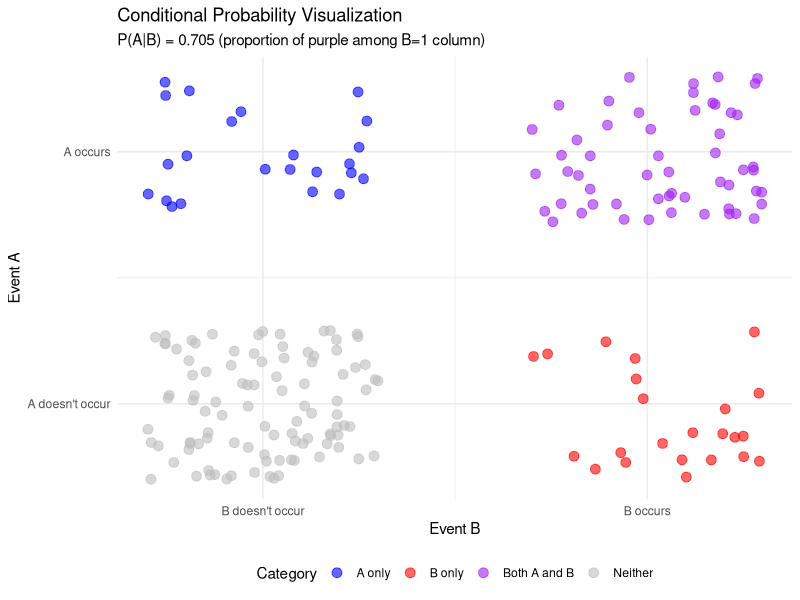
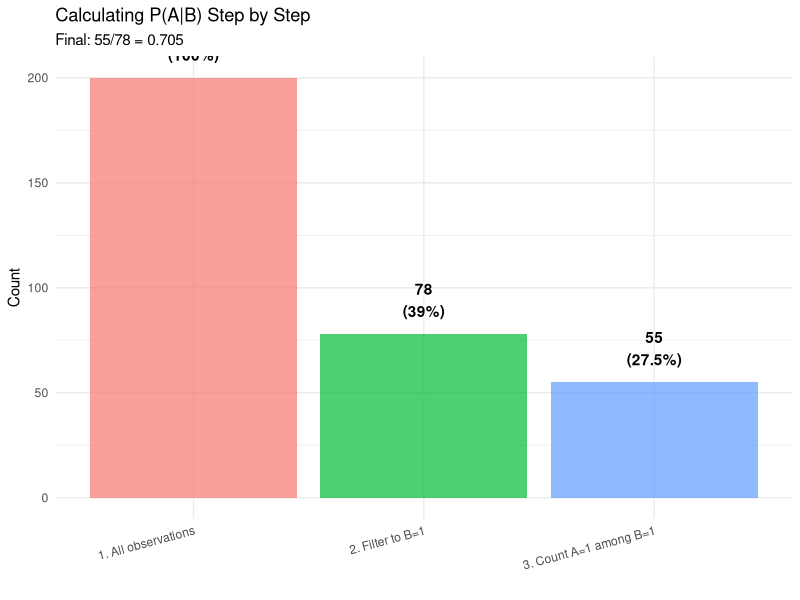
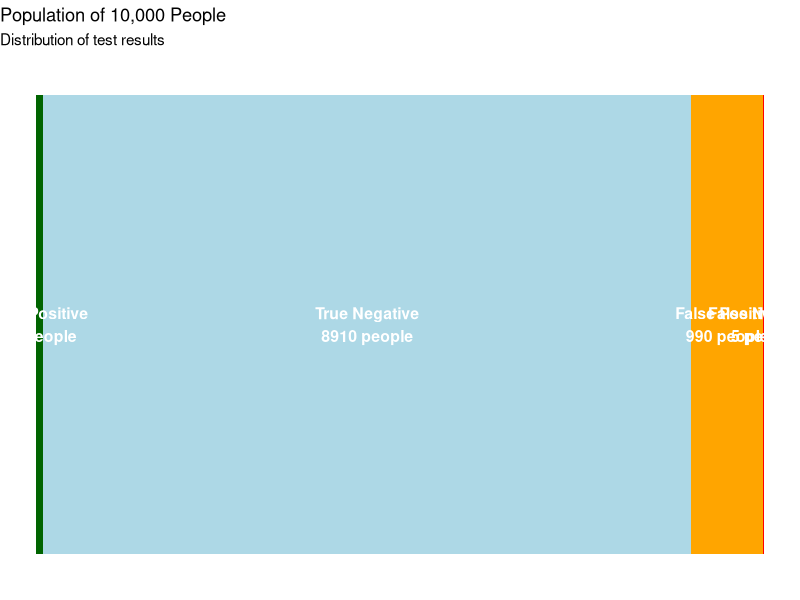

Recreate these plots in R, in order.
cat("Bayes theorem")

cat("The Core Idea: Bayes' Theorem

Bayes' Theorem is the mathematical backbone of Bayesian statistics. 

It shows how to calculate the Posterior Probability (the new, updated belief) using three components: 

the Prior, 
the Likelihood
the Evidence.

Let H be our hypothesis (e.g., 'It will be good weather') 

and D be the data/evidence we observe (e.g., 'Wind and Sun'). 

The formula is:

P(H | D) = P(D | H) * P(H) / P(D)

Term,Name,Meaning in the Weather Example

P(H,D),Posterior

P(H),Prior : The initial, pre-existing probability of Good Weather before looking outside. (Your starting belief)

P(D,H),Likelihood

P(D),Evidence : The overall probability of observing Wind and Sun (regardless of whether the weather is good or bad).

")

cat("

| Term        | Name                               | Meaning in the Weather Example                                                            
| :---------- | :--------------------------------  | ----------------------------------------------------------------------------------------|
| (P(H | D))  | Posterior                          | The probability of good weather *after* observing wind and sun. (Updated belief)          
| (P(H))      | Prior                              | The probability of good weather *before* seeing any evidence. (Starting belief)      
| (P(D | H))  | Likelihood (conditional likelihood)| The probability of observing wind and sun *if* the weather is good.                       
| (P(D))      | Evidence (marginal likelihood)     | The overall probability of observing wind and sun, under all possible weather conditions. 

")

# P(D) : It’s the MARGINAL PROBABILITY of the data, integrating/summing over all hypotheses or models.

# P(D | H) : It's a CONDITIONAL PROBABILITY
# and in the context of Bayesian inference, it’s called the Likelihood 
# (or more precisely, the Conditional Likelihood of the data given the hypothesis).

# Mathematically, 
# P(D∣H) is a conditional probability, but conceptually, we reinterpret it as a function of the hypothesis (H) for fixed data (D).


cat("

POSTERIOR = LIKELIHOOD * PRIOR / EVIDENCE

")

cat("

You can think of PRIOR as the kind of EDUCATED GUESS (or belief) before you see any new data.

So yes — it’s like your initial guess, but ideally it’s not random:

It’s based on previous knowledge, experience, or historical data.

It encodes your expectation about what’s likely to be true.

The prior is your starting belief — a kind of SMART GUESS about what’s true, before seeing any new evidence.

The posterior is what you believe after combining your prior with real data.

")


cat("

🌤 Example: Weather

If you live in a sunny city like San Diego:

🔹 Before looking outside, you might believe there’s an 80% chance of good weather → 

P(H) = 0.8 : that’s your prior belief, based on past experience.

If you live somewhere rainy like London:

P(H) = 0.3 (only a 30% chance of good weather).

Same idea - different prior, based on what you already know.

🔹 After you see new data

Once you look outside and see wind and sun (your data), you update your belief using Bayes’ Theorem to get the posterior.

")

cat("

Example Scenario: Predicting “Good Weather”

Let’s define:

𝐻1 : “The weather is good”

𝐻0 : “The weather is bad”

You want to estimate 

𝑃(Good weather ∣ sunny and not windy)

P(Bad weather ∣ sunny and not windy).

")

print("Case A: Evidence = “sunny and calm”")

cat("

Step 1 — Prior belief

From past experience:

P(Good weather) = 0.6  (60% prior chance of good weather)
P(Bad weather)  = 0.4  (40% prior chance of bad weather) 

Step 2 — Likelihood (how evidence behaves under each hypothesis)

From meteorological data:

P(sunny and calm∣Good weather) = 0.8  # if the day is actually a “good” day, 80% of those days show sunny+calm.

P(sunny and calm∣Bad weather)  = 0.2  # if the day is “bad”, still 20% of those days happen to be sunny+calm.

")

cat("

Step 3 — Evidence probability : Compute P(sunny and calm)

The probability of seeing “sunny and calm” on any given day is:

P(sunny and calm) = 0.8 × 0.6 + 0.2 × 0.4 = 0.48 + 0.08 = 0.56

Interpretation: before knowing whether the day is good or bad, the overall chance of seeing “sunny and calm” is 56%.

")

cat("

Step 4 — Posterior belief (update your belief)

Now apply Bayes’ rule:

P(Good weather∣sunny and calm) = P(sunny and calm∣Good weather) P(Good weather) /P(sunny and calm) =

                               = 0.8 × 0.6 / 0.56 = 0.48 / 0.56 ≈ 0.857
	
✅ Interpretation: after observing sunny+calm, your belief that it is a “good” day rises from 0.60 to ≈0.857 (≈85.7%).

")

print("Case B: Evidence = “rainy and windy”")

cat("

Case B : If the evidence were opposite (rain + wind)

Let’s say:

P(rainy and windy∣Good weather) = 0.1

P(rainy and windy∣Bad weather) = 0.7

Compute again:

P(rainy and windy) = 0.1 × 0.6 + 0.7 × 0.4 = 0.06 + 0.28 = 0.34

Then:

P(Good weather∣rainy and windy)= 0.1 × 0.6 / 0.34 = 0.06 / 0.34 ≈ 0.176

✅ Interpretation:

If it’s rainy and windy, your belief in good weather drops from 60% to ~18%.

")

cat("

In plain words :

“If 60% of the time the weather is good (and on those days 80% are sunny and calm), 
and 40% of the time it’s bad (but 20% of those are still sunny and calm), 
then overall there’s a 56% chance that any given day is sunny and calm.”

This step is crucial in Bayesian inference because it gives the denominator in Bayes’ formula:

P(H∣D) = P(D∣H) P(H) /  P(D) 
	
P(D) = 0.56 — the normalizing constant that ensures all posterior probabilities sum to 1.

")

cat("

| Hypothesis (H)      | Evidence (D)  | Expression for Conditional Likelihood | Example Value | Interpretation                                                  
| :------------------ | :------------ | :------------------------------------ | :------------ | :---------------------------------------------------------------
| (H_1): Good weather | sunny & calm  | (P(D | H_1) = 0.8)                 | 0.8           | If the day is *actually* good, 80% of those days are sunny and calm.
| (H_0): Bad weather  | sunny & calm  | (P(D | H_0) = 0.2)                 | 0.2           | If the day is bad, 20% of those days are still sunny and calm.      
| (H_1): Good weather | rainy & windy | (P(D | H_1) = 0.1)                 | 0.1           | On good-weather days, 10% are rainy and windy.                      
| (H_0): Bad weather  | rainy & windy | (P(D | H_0) = 0.7)                 | 0.7           | On bad-weather days, 70% are rainy and windy.                       

")



# We observe 10 days of weather with two recorded features:

# Weather (H): "Good" or "Bad"
# Condition (D): "SunnyCalm" or "RainyWindy"

# Example dataset: observed 10 days
weather_df <- data.frame(
  Weather   = c("Good","Good","Bad","Good","Bad","Good","Bad","Good","Bad","Good"),
  Condition = c("SunnyCalm","SunnyCalm","RainyWindy","SunnyCalm",
                "RainyWindy","RainyWindy","SunnyCalm","SunnyCalm",
                "RainyWindy","RainyWindy")
)

print(weather_df)

# Create contingency table
tbl <- table(weather_df$Condition, weather_df$Weather)
print(tbl)

cond_probs <- prop.table(tbl, margin = 2)  # margin=2 → condition on columns (Weather)
print(cond_probs)

# ? prop.table
# Returns conditional proportions given margins, i.e. entries of x, divided by the appropriate marginal sums. 

# margin 	
# A vector giving the margins to split by. E.g., 
# 1 indicates rows, 
# 2 indicates columns, 
# c(1, 2) indicates rows and columns. 

P_D_given_Good <- cond_probs["SunnyCalm", "Good"]
P_D_given_Bad  <- cond_probs["SunnyCalm", "Bad"]

print(P_D_given_Good)
print(P_D_given_Bad)

# 3) Priors P(H)

priors <- prop.table(table(weather_df$Weather))
print(priors)

P_Good <- priors["Good"]
P_Bad  <- priors["Bad"]

# 4) Posterior for D = "SunnyCalm" via Bayes

print(P_Good)
print(P_Bad)

P_Good_given_D <- (P_D_given_Good * P_Good) / ((P_D_given_Good * P_Good) + (P_D_given_Bad * P_Bad))

cat("Posterior P(Good | SunnyCalm) =", round(P_Good_given_D, 3), "\n")



cat("CONDITIONAL PROBABILITY")

library(tidyverse)
library(ggplot2)

# Create a visual example
set.seed(789)
n <- 200

visual_data <- tibble(
  id = 1:n,
  event_B = rbinom(n, 1, 0.4),  # B occurs 40% of time
  event_A = case_when(
    event_B == 1 ~ rbinom(n, 1, 0.7),  # A occurs 70% when B occurs
    event_B == 0 ~ rbinom(n, 1, 0.2)   # A occurs 20% when B doesn't occur
  )
) %>%
  mutate(
    category = case_when(
      event_A == 1 & event_B == 1 ~ "Both A and B",
      event_A == 1 & event_B == 0 ~ "A only",
      event_A == 0 & event_B == 1 ~ "B only",
      event_A == 0 & event_B == 0 ~ "Neither"
    )
  )

# Count each category
counts <- visual_data %>% count(category)

# Calculate probabilities
p_B <- mean(visual_data$event_B)
p_A_and_B <- mean(visual_data$event_A == 1 & visual_data$event_B == 1)
p_A_given_B <- mean(visual_data$event_A[visual_data$event_B == 1])

cat("=== VISUAL UNDERSTANDING ===\n\n")
cat("Total observations:", n, "\n")
cat("Event B occurs:", sum(visual_data$event_B), "times (", 
    round(p_B * 100, 1), "%)\n", sep = "")
cat("A and B together:", sum(visual_data$event_A == 1 & visual_data$event_B == 1), 
    "times (", round(p_A_and_B * 100, 1), "%)\n\n", sep = "")

cat("CONDITIONAL PROBABILITY:\n")
cat("P(A | B) = P(A and B) / P(B)\n")
cat("         = ", round(p_A_and_B, 3), " / ", round(p_B, 3), "\n", sep = "")
cat("         = ", round(p_A_given_B, 3), "\n\n", sep = "")

cat("INTERPRETATION:\n")
cat("Out of the ", sum(visual_data$event_B), " times B occurred,\n", sep = "")
cat("A also occurred ", sum(visual_data$event_A == 1 & visual_data$event_B == 1), 
    " times\n", sep = "")
cat("So P(A|B) = ", sum(visual_data$event_A == 1 & visual_data$event_B == 1), "/", 
    sum(visual_data$event_B), " = ", round(p_A_given_B, 3), "\n\n", sep = "")

# Create Venn diagram style visualization
ggplot(visual_data, aes(x = event_B, y = event_A)) +
  geom_jitter(aes(color = category), width = 0.3, height = 0.3, 
              alpha = 0.6, size = 3) +
  scale_color_manual(values = c("Both A and B" = "purple",
                                "A only" = "blue",
                                "B only" = "red",
                                "Neither" = "gray")) +
  scale_x_continuous(breaks = c(0, 1), labels = c("B doesn't occur", "B occurs")) +
  scale_y_continuous(breaks = c(0, 1), labels = c("A doesn't occur", "A occurs")) +
  labs(title = "Conditional Probability Visualization",
       subtitle = paste0("P(A|B) = ", round(p_A_given_B, 3), 
                        " (proportion of purple among B=1 column)"),
       x = "Event B",
       y = "Event A",
       color = "Category") +
  theme_minimal() +
  theme(legend.position = "bottom")

# Bar chart showing the calculation
calc_data <- tibble(
  step = c("1. All observations", "2. Filter to B=1", "3. Count A=1 among B=1"),
  count = c(n, sum(visual_data$event_B), 
            sum(visual_data$event_A == 1 & visual_data$event_B == 1)),
  proportion = c(1, p_B, p_A_and_B)
)

ggplot(calc_data, aes(x = step, y = count, fill = step)) +
  geom_col(alpha = 0.7) +
  geom_text(aes(label = paste0(count, "\n(", round(proportion * 100, 1), "%)")), 
            vjust = -0.5, fontface = "bold") +
  labs(title = "Calculating P(A|B) Step by Step",
       subtitle = paste0("Final: ", sum(visual_data$event_A == 1 & visual_data$event_B == 1),
                        "/", sum(visual_data$event_B), " = ", round(p_A_given_B, 3)),
       y = "Count",
       x = "") +
  theme_minimal() +
  theme(legend.position = "none",
        axis.text.x = element_text(angle = 15, hjust = 1))





library(tidyverse)

cat("=== FROM CONDITIONAL PROBABILITY TO BAYES' THEOREM ===\n\n")

cat("We know:\n")
cat("P(A | B) = P(A ∩ B) / P(B)   ... (1)\n")
cat("P(B | A) = P(A ∩ B) / P(A)   ... (2)\n\n")

cat("From (1): P(A ∩ B) = P(A | B) × P(B)\n")
cat("From (2): P(A ∩ B) = P(B | A) × P(A)\n\n")

cat("Therefore: P(A | B) × P(B) = P(B | A) × P(A)\n\n")

cat("Rearranging: P(A | B) = [P(B | A) × P(A)] / P(B)\n\n")

cat("This is BAYES' THEOREM!\n\n")

# Example: Disease testing (again)
cat("=== EXAMPLE: DISEASE TESTING ===\n\n")

# Given information
p_disease <- 0.01  # P(Disease) = Prior
p_pos_given_disease <- 0.95  # P(Test+ | Disease) = Sensitivity
p_pos_given_no_disease <- 0.10  # P(Test+ | No Disease) = 1 - Specificity (FPR)

cat("GIVEN:\n")
cat("P(Disease) = ", p_disease, "\n", sep = "")
cat("P(Test+ | Disease) = ", p_pos_given_disease, "\n", sep = "")
cat("P(Test+ | No Disease) = ", p_pos_given_no_disease, "\n\n", sep = "")

cat("WANT:\n")
cat("P(Disease | Test+) = ?\n\n")

# Calculate using Bayes' theorem
# First need P(Test+) using law of total probability
p_pos <- p_pos_given_disease * p_disease + 
         p_pos_given_no_disease * (1 - p_disease)

cat("STEP 1: Calculate P(Test+) using law of total probability\n")
cat("P(Test+) = P(Test+|Disease)×P(Disease) + P(Test+|No Disease)×P(No Disease)\n")
cat("         = ", p_pos_given_disease, "×", p_disease, " + ", 
    p_pos_given_no_disease, "×", (1-p_disease), "\n", sep = "")
cat("         = ", round(p_pos, 4), "\n\n", sep = "")

# Apply Bayes' theorem
p_disease_given_pos <- (p_pos_given_disease * p_disease) / p_pos

cat("STEP 2: Apply Bayes' Theorem\n")
cat("P(Disease | Test+) = P(Test+ | Disease) × P(Disease) / P(Test+)\n")
cat("                   = ", p_pos_given_disease, " × ", p_disease, " / ", 
    round(p_pos, 4), "\n", sep = "")
cat("                   = ", round(p_disease_given_pos, 4), "\n\n", sep = "")

cat("ANSWER: P(Disease | Test+) = ", round(p_disease_given_pos * 100, 1), 
    "%\n\n", sep = "")

cat("Even with 95% sensitivity, only ", round(p_disease_given_pos * 100, 1), 
    "% of positive tests\n", sep = "")
cat("indicate actual disease because the disease is rare!\n")



# Given information

cat("

p_disease <- 0.01               # P(Disease) = Prior

p_pos_given_disease <- 0.95     # P(Test+ | Disease) = Sensitivity (TRUE POSITIVE RATE)

p_pos_given_no_disease <- 0.10  # P(Test+ | No Disease) = 1 - Specificity (FALSE POSITIVE RATE)

p_pos_given_no_disease <- 0.10  # P(Test+ | No Disease) = 1 - Specificity

This line defines the false positive rate, which is the complement of specificity:

Specificity = 1 − 𝑃 ( Test+ ∣ ¬ Disease)
= 1 − 0.10
= 0.90

So:

Specificity = 90%

This means 90% of healthy people correctly test negative.

10% of healthy people incorrectly test positive (false positives).

Sensitivity tells you how well the test detects disease (true positives).

Specificity tells you how well the test avoids false alarms (true negatives).

In Bayesian inference, both are used to calculate the posterior probability of disease given a positive test.

")

cat("Claude AI")

library(tidyverse)

cat("=== THE DISEASE TESTING PROBLEM ===\n\n")

# Given information
p_disease <- 0.01
p_healthy <- 1 - p_disease
sensitivity <- 0.95  # P(Test+ | Disease)
false_positive_rate <- 0.10  # P(Test+ | Healthy)

cat("GIVEN INFORMATION:\n")
cat("─────────────────\n")
cat("1. P(Disease) = 0.01 = 1%\n")
cat("   → Out of 100 people, 1 has the disease\n\n")

cat("2. P(Healthy) = 1 - 0.01 = 0.99 = 99%\n")
cat("   → Out of 100 people, 99 are healthy\n\n")

cat("3. P(Test+ | Disease) = 0.95 = 95%\n")
cat("   → If you HAVE the disease, test is positive 95% of the time\n")
cat("   → This is SENSITIVITY (TRUE POSITIVE RATE)\n\n")

cat("4. P(Test+ | Healthy) = 0.10 = 10%\n")
cat("   → If you're HEALTHY, test is STILL positive 10% of the time\n")
cat("   → This is FALSE POSITIVE rate\n\n")

cat("THE QUESTION:\n")
cat("─────────────\n")
cat("If someone tests positive, what's the probability they ACTUALLY have the disease?\n")
cat("In symbols: P(Disease | Test+) = ?\n\n")

library(tidyverse)

cat("=== STEP 1: LAW OF TOTAL PROBABILITY ===\n\n")

cat("There are TWO ways to get a positive test:\n\n")

cat("WAY 1: You HAVE disease AND test correctly identifies it\n")
cat("       P(Test+ AND Disease) = P(Test+ | Disease) × P(Disease)\n")
cat("                            = 0.95 × 0.01\n")

# Calculate
way1 <- 0.95 * 0.01
cat("                            = ", way1, "\n\n", sep = "")

cat("       Interpretation: ", way1 * 100, "% of ALL people are\n", sep = "")
cat("       both diseased AND test positive (TRUE POSITIVES)\n\n")

cat("WAY 2: You're HEALTHY but test gives false positive\n")
cat("       P(Test+ AND Healthy) = P(Test+ | Healthy) × P(Healthy)\n")
cat("       [Note: 'Healthy' = 'No Disease' = ¬Disease]\n")
cat("                            = 0.10 × 0.99\n")

# Calculate
way2 <- 0.10 * 0.99
cat("                            = ", way2, "\n\n", sep = "")

cat("       Interpretation: ", way2 * 100, "% of ALL people are\n", sep = "")
cat("       healthy BUT still test positive (FALSE POSITIVES)\n\n")

cat("TOTAL probability of testing positive:\n")
cat("P(Test+) = Way 1 + Way 2\n")
cat("         = ", way1, " + ", way2, "\n", sep = "")

p_test_positive <- way1 + way2
cat("         = ", p_test_positive, "\n\n", sep = "")

cat("This means ", round(p_test_positive * 100, 2), "% of ALL people test positive\n", sep = "")
cat("(whether they have the disease or not)\n\n")

# Visualize with a population
cat("=== CONCRETE EXAMPLE: 10,000 PEOPLE ===\n\n")

n_total <- 10000
n_diseased <- n_total * 0.01
n_healthy <- n_total * 0.99

cat("Total people:", n_total, "\n")
cat("├─ Diseased:", n_diseased, "people (1%)\n")
cat("└─ Healthy:", n_healthy, "people (99%)\n\n")

# Among diseased
n_diseased_test_pos <- n_diseased * 0.95
n_diseased_test_neg <- n_diseased * 0.05

cat("Among the", n_diseased, "diseased people:\n")
cat("├─ Test positive:", n_diseased_test_pos, "(95% of 100) ← TRUE POSITIVES\n")
cat("└─ Test negative:", n_diseased_test_neg, "(5% of 100)  ← FALSE NEGATIVES\n\n")

# Among healthy
n_healthy_test_pos <- n_healthy * 0.10
n_healthy_test_neg <- n_healthy * 0.90

cat("Among the", n_healthy, "healthy people:\n")
cat("├─ Test positive:", n_healthy_test_pos, "(10% of 9900) ← FALSE POSITIVES\n")
cat("└─ Test negative:", n_healthy_test_neg, "(90% of 9900) ← TRUE NEGATIVES\n\n")

# Total positives
n_total_positive <- n_diseased_test_pos + n_healthy_test_pos

cat("TOTAL people who test positive:\n")
cat("= ", n_diseased_test_pos, " (true positives) + ", 
    n_healthy_test_pos, " (false positives)\n", sep = "")
cat("= ", n_total_positive, " people\n\n", sep = "")

cat("Proportion who test positive:\n")
cat("= ", n_total_positive, " / ", n_total, "\n", sep = "")
cat("= ", n_total_positive / n_total, "\n", sep = "")
cat("= ", round((n_total_positive / n_total) * 100, 2), "%\n\n", sep = "")

cat("This matches our calculation: P(Test+) = ", p_test_positive, " ✓\n\n", sep = "")

# Create visualization
population_data <- tibble(
  status = c(rep("Diseased", n_diseased_test_pos),
             rep("Diseased", n_diseased_test_neg),
             rep("Healthy", n_healthy_test_pos),
             rep("Healthy", n_healthy_test_neg)),
  test_result = c(rep("Positive", n_diseased_test_pos),
                  rep("Negative", n_diseased_test_neg),
                  rep("Positive", n_healthy_test_pos),
                  rep("Negative", n_healthy_test_neg)),
  category = c(rep("True Positive", n_diseased_test_pos),
               rep("False Negative", n_diseased_test_neg),
               rep("False Positive", n_healthy_test_pos),
               rep("True Negative", n_healthy_test_neg))
)

# Count for visualization
counts <- population_data %>% count(category)

ggplot(counts, aes(x = "", y = n, fill = category)) +
  geom_col(width = 1) +
  geom_text(aes(label = paste0(category, "\n", n, " people")),
            position = position_stack(vjust = 0.5),
            color = "white", fontface = "bold", size = 4) +
  scale_fill_manual(values = c("True Positive" = "darkgreen",
                                "False Positive" = "orange",
                                "False Negative" = "red",
                                "True Negative" = "lightblue")) +
  labs(title = "Population of 10,000 People",
       subtitle = "Distribution of test results") +
  coord_flip() +
  theme_void() +
  theme(legend.position = "none")

library(tidyverse)

cat("=== STEP 2: BAYES' THEOREM ===\n\n")

cat("BAYES' THEOREM FORMULA:\n")
cat("─────────────────────────\n\n")

cat("P(Disease | Test+) = P(Test+ | Disease) × P(Disease)\n")
cat("                     ──────────────────────────────────\n")
cat("                              P(Test+)\n\n")

cat("In words:\n")
cat("Posterior = (Likelihood × Prior) / Evidence\n\n")

cat("COMPONENTS:\n")
cat("───────────\n\n")

# Numerator
cat("NUMERATOR (Joint Probability):\n")
cat("P(Test+ | Disease) × P(Disease)\n")
cat("= 0.95 × 0.01\n")

numerator <- 0.95 * 0.01
cat("= ", numerator, "\n\n", sep = "")

cat("This is the probability of BOTH:\n")
cat("- Having the disease AND\n")
cat("- Testing positive\n\n")

# Denominator
cat("DENOMINATOR (Total Probability of Test+):\n")
cat("P(Test+) = ", p_test_positive, " (from Step 1)\n\n", sep = "")

cat("This is the probability of testing positive\n")
cat("(regardless of whether you have disease or not)\n\n")

# Division
cat("DIVISION:\n")
cat("P(Disease | Test+) = ", numerator, " / ", p_test_positive, "\n", sep = "")

posterior <- numerator / p_test_positive
cat("                   = ", posterior, "\n", sep = "")
cat("                   = ", round(posterior * 100, 2), "%\n\n", sep = "")

cat("=" , rep("=", 50), "\n", sep = "")
cat("FINAL ANSWER: ", round(posterior * 100, 1), "%\n", sep = "")
cat("=" , rep("=", 50), "\n\n", sep = "")

cat("If you test POSITIVE, there's only an ", round(posterior * 100, 1), 
    "% chance\n", sep = "")
cat("you actually HAVE the disease!\n\n")



cat("Naive Bayes is just Bayes' Theorem applied to classification, with one key assumption: features are conditionally independent.")

cat("FEATURES are CONDITIONALLY INDEPENDENT")

library(tidyverse)

cat("=== NAIVE BAYES: SPAM EMAIL CLASSIFICATION ===\n\n")

cat("GIVEN DATA (from training emails):\n")
cat("──────────────────────────────────\n\n")

# Prior probabilities
p_spam <- 0.4
p_not_spam <- 0.6

cat("PRIORS (base rates):\n")
cat("P(Spam) = 0.4 = 40%\n")
cat("  → Out of 100 emails, 40 are spam\n\n")

cat("P(Not Spam) = 0.6 = 60%\n")
cat("  → Out of 100 emails, 60 are legitimate\n\n")

# Likelihoods for each word
cat("LIKELIHOODS (word frequencies):\n\n")

cat("In SPAM emails:\n")
cat("  P('free' | Spam) = 0.8   → 'free' appears in 80% of spam\n")
cat("  P('win' | Spam) = 0.6    → 'win' appears in 60% of spam\n")
cat("  P('money' | Spam) = 0.7  → 'money' appears in 70% of spam\n\n")

cat("In NOT SPAM emails:\n")
cat("  P('free' | Not Spam) = 0.1   → 'free' appears in 10% of legitimate emails\n")
cat("  P('win' | Not Spam) = 0.05   → 'win' appears in 5% of legitimate emails\n")
cat("  P('money' | Not Spam) = 0.2  → 'money' appears in 20% of legitimate emails\n\n")

cat("NEW EMAIL RECEIVED: 'free win money'\n\n")

cat("QUESTION: Is this spam?\n")
cat("Calculate: P(Spam | 'free', 'win', 'money') = ?\n\n")

library(tidyverse)

cat("=== STEP 1: BAYES' THEOREM ===\n\n")

cat("STANDARD BAYES' THEOREM:\n")
cat("────────────────────────\n\n")

cat("P(Spam | free, win, money) = P(free, win, money | Spam) × P(Spam)\n")
cat("                             ─────────────────────────────────────\n")
cat("                                    P(free, win, money)\n\n")

cat("Components:\n")
cat("  • POSTERIOR: P(Spam | free, win, money) ← What we want!\n")
cat("  • LIKELIHOOD: P(free, win, money | Spam) ← Probability of seeing these words in spam\n")
cat("  • PRIOR: P(Spam) = 0.4 ← Base rate of spam\n")
cat("  • EVIDENCE: P(free, win, money) ← Overall probability of these words\n\n")

cat("THE PROBLEM:\n")
cat("How do we calculate P(free, win, money | Spam)?\n")
cat("This is complicated because words might depend on each other!\n\n")

cat("THE NAIVE ASSUMPTION:\n")
cat("Assume words are INDEPENDENT given the class\n")
cat("(This is the 'naive' part!)\n\n")

cat("P(free, win, money | Spam) = P(free|Spam) × P(win|Spam) × P(money|Spam)\n\n")

cat("This simplifies the calculation dramatically!\n\n")

library(tidyverse)

cat("=== STEP 2: NAIVE ASSUMPTION → MULTIPLY LIKELIHOODS ===\n\n")

cat("We assume words are INDEPENDENT given the class.\n")
cat("This means we can multiply individual probabilities!\n\n")

# For SPAM
p_free_given_spam <- 0.8
p_win_given_spam <- 0.6
p_money_given_spam <- 0.7

cat("FOR SPAM CLASS:\n")
cat("───────────────\n\n")

cat("P(free, win, money | Spam)\n")
cat("  = P(free | Spam) × P(win | Spam) × P(money | Spam)\n")
cat("  = ", p_free_given_spam, " × ", p_win_given_spam, " × ", p_money_given_spam, "\n", sep = "")

likelihood_spam <- p_free_given_spam * p_win_given_spam * p_money_given_spam

cat("\n")
cat("CALCULATION:\n")
cat("  Step 1: 0.8 × 0.6 = ", 0.8 * 0.6, "\n", sep = "")
cat("  Step 2: ", 0.8 * 0.6, " × 0.7 = ", likelihood_spam, "\n\n", sep = "")

cat("RESULT: P(free, win, money | Spam) = ", likelihood_spam, "\n\n", sep = "")

cat("INTERPRETATION:\n")
cat("  If an email is spam, there's a ", likelihood_spam * 100, 
    "% chance\n", sep = "")
cat("  it contains all three words: 'free', 'win', and 'money'\n\n\n")

# For NOT SPAM
p_free_given_not <- 0.1
p_win_given_not <- 0.05
p_money_given_not <- 0.2

cat("FOR NOT SPAM CLASS:\n")
cat("───────────────────\n\n")

cat("P(free, win, money | Not Spam)\n")
cat("  = P(free | Not Spam) × P(win | Not Spam) × P(money | Not Spam)\n")
cat("  = ", p_free_given_not, " × ", p_win_given_not, " × ", p_money_given_not, "\n", sep = "")

likelihood_not_spam <- p_free_given_not * p_win_given_not * p_money_given_not

cat("\n")
cat("CALCULATION:\n")
cat("  Step 1: 0.1 × 0.05 = ", 0.1 * 0.05, "\n", sep = "")
cat("  Step 2: ", 0.1 * 0.05, " × 0.2 = ", likelihood_not_spam, "\n\n", sep = "")

cat("RESULT: P(free, win, money | Not Spam) = ", likelihood_not_spam, "\n\n", sep = "")

cat("INTERPRETATION:\n")
cat("  If an email is legitimate, there's only a ", likelihood_not_spam * 100, 
    "% chance\n", sep = "")
cat("  it contains all three words together\n\n")

cat("COMPARISON:\n")
cat("───────────\n")
cat("Likelihood if SPAM:     ", likelihood_spam, " (", 
    round(likelihood_spam * 100, 1), "%)\n", sep = "")
cat("Likelihood if NOT SPAM: ", likelihood_not_spam, " (", 
    round(likelihood_not_spam * 100, 1), "%)\n\n", sep = "")

cat("These words are ", round(likelihood_spam / likelihood_not_spam, 1), 
    "× more likely to appear together in spam!\n\n", sep = "")

library(tidyverse)

cat("=== STEP 3: COMPUTE EVIDENCE (NORMALIZING CONSTANT) ===\n\n")

cat("We need the TOTAL probability of seeing these words,\n")
cat("regardless of whether the email is spam or not.\n\n")

cat("LAW OF TOTAL PROBABILITY:\n")
cat("─────────────────────────\n\n")

cat("P(free, win, money) = P(free, win, money | Spam) × P(Spam)\n")
cat("                    + P(free, win, money | Not Spam) × P(Not Spam)\n\n")

# Values we have
p_spam <- 0.4
p_not_spam <- 0.6
likelihood_spam <- 0.336
likelihood_not_spam <- 0.001

cat("Plug in the values:\n\n")

# Calculate each part
part1 <- likelihood_spam * p_spam
part2 <- likelihood_not_spam * p_not_spam

cat("PART 1 (from spam emails):\n")
cat("  P(words | Spam) × P(Spam)\n")
cat("  = ", likelihood_spam, " × ", p_spam, "\n", sep = "")
cat("  = ", part1, "\n\n", sep = "")

cat("PART 2 (from legitimate emails):\n")
cat("  P(words | Not Spam) × P(Not Spam)\n")
cat("  = ", likelihood_not_spam, " × ", p_not_spam, "\n", sep = "")
cat("  = ", part2, "\n\n", sep = "")

evidence <- part1 + part2

cat("TOTAL EVIDENCE:\n")
cat("  P(free, win, money) = ", part1, " + ", part2, "\n", sep = "")
cat("                      = ", evidence, "\n\n", sep = "")

cat("INTERPRETATION:\n")
cat("  Out of ALL emails, ", round(evidence * 100, 2), 
    "% contain all three words\n", sep = "")
cat("  'free', 'win', and 'money' together\n\n")

cat("BREAKDOWN:\n")
cat("  • ", round(part1 * 100, 2), "% from spam emails\n", sep = "")
cat("  • ", round(part2 * 100, 2), "% from legitimate emails\n\n", sep = "")

cat("Most of these emails (", round((part1/evidence) * 100, 1), 
    "%) are spam!\n\n", sep = "")

library(tidyverse)

cat("=== STEP 4: POSTERIOR PROBABILITY ===\n\n")

cat("Now we apply Bayes' Theorem to get our answer!\n\n")

cat("FORMULA:\n")
cat("────────\n\n")

cat("P(Spam | data) = P(data | Spam) × P(Spam)\n")
cat("                 ────────────────────────\n")
cat("                       P(data)\n\n")

# Our values
likelihood_spam <- 0.336
p_spam <- 0.4
evidence <- 0.135

cat("SUBSTITUTE VALUES:\n")
cat("──────────────────\n\n")

cat("P(Spam | free, win, money) = (0.336 × 0.4) / 0.135\n\n")

# Calculate numerator
numerator <- likelihood_spam * p_spam

cat("STEP 1: Calculate numerator\n")
cat("  0.336 × 0.4 = ", numerator, "\n\n", sep = "")

# Calculate final result
posterior_spam <- numerator / evidence

cat("STEP 2: Divide by evidence\n")
cat("  ", numerator, " / ", evidence, " = ", posterior_spam, "\n\n", sep = "")

cat("Convert to percentage:\n")
cat("  ", posterior_spam, " × 100 = ", round(posterior_spam * 100, 1), "%\n\n", sep = "")

cat("=" , rep("=", 60), "\n", sep = "")
cat("FINAL ANSWER: P(Spam | free, win, money) ≈ ", round(posterior_spam, 3), 
    " = ", round(posterior_spam * 100, 1), "%\n", sep = "")
cat("=" , rep("=", 60), "\n\n", sep = "")

cat("RESULT:\n")
cat("───────\n")
cat("This email has a ", round(posterior_spam * 100, 1), 
    "% chance of being SPAM!\n\n", sep = "")

cat("DECISION: Classify as SPAM ✓\n\n")

# Calculate probability it's NOT spam
posterior_not_spam <- 1 - posterior_spam

cat("For completeness:\n")
cat("P(Not Spam | data) = 1 - ", round(posterior_spam, 3), 
    " = ", round(posterior_not_spam, 3), "\n", sep = "")
cat("                   = ", round(posterior_not_spam * 100, 1), 
    "% chance it's legitimate\n\n", sep = "")



cat("\n=== KEY TAKEAWAYS ===\n\n")

cat("1. NAIVE BAYES = BAYES' THEOREM + INDEPENDENCE ASSUMPTION\n\n")

cat("2. THE FORMULA:\n")
cat("   P(Class | features) ∝ P(Class) × ∏ P(feature_i | Class)\n")
cat("                         [Prior]   [Product of likelihoods]\n\n")

cat("3. THE STEPS:\n")
cat("   a) Calculate likelihood for each class\n")
cat("      (multiply individual feature probabilities)\n")
cat("   b) Multiply by prior P(Class)\n")
cat("   c) Normalize (divide by evidence)\n")
cat("   d) Choose class with highest probability\n\n")

cat("4. WHY MULTIPLY?\n")
cat("   Independence assumption:\n")
cat("   P(A,B,C|Class) = P(A|Class) × P(B|Class) × P(C|Class)\n\n")

cat("5. THE 'NAIVE' PART:\n")
cat("   Assumes features are independent (usually wrong!)\n")
cat("   But works surprisingly well in practice\n\n")

cat("6. SAME MATH AS DISEASE EXAMPLE:\n")
cat("   Disease test: 1 feature (test result)\n")
cat("   Spam filter: Multiple features (words)\n")
cat("   Both use Bayes' Theorem!\n")


